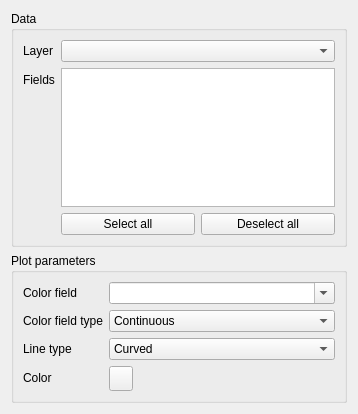
<?xml version="1.0" encoding="UTF-8"?>
<ui version="4.0">
 <class>Form</class>
 <widget class="QWidget" name="Form">
  <property name="geometry">
   <rect>
    <x>0</x>
    <y>0</y>
    <width>358</width>
    <height>414</height>
   </rect>
  </property>
  <property name="sizePolicy">
   <sizepolicy hsizetype="Preferred" vsizetype="Preferred">
    <horstretch>0</horstretch>
    <verstretch>0</verstretch>
   </sizepolicy>
  </property>
  <property name="minimumSize">
   <size>
    <width>0</width>
    <height>414</height>
   </size>
  </property>
  <property name="maximumSize">
   <size>
    <width>16777215</width>
    <height>414</height>
   </size>
  </property>
  <property name="windowTitle">
   <string>Form</string>
  </property>
  <layout class="QVBoxLayout" name="verticalLayout">
   <item>
    <widget class="QGroupBox" name="plot_data_box_2">
     <property name="sizePolicy">
      <sizepolicy hsizetype="Preferred" vsizetype="Maximum">
       <horstretch>0</horstretch>
       <verstretch>0</verstretch>
      </sizepolicy>
     </property>
     <property name="title">
      <string>Data</string>
     </property>
     <layout class="QFormLayout" name="formLayout">
      <item row="0" column="0">
       <widget class="QLabel" name="label_2">
        <property name="text">
         <string>Layer</string>
        </property>
       </widget>
      </item>
      <item row="0" column="1">
       <widget class="QgsMapLayerComboBox" name="layer"/>
      </item>
      <item row="1" column="0">
       <widget class="QLabel" name="label_3">
        <property name="text">
         <string>Fields</string>
        </property>
       </widget>
      </item>
      <item row="1" column="1">
       <widget class="QListWidget" name="fields">
        <property name="sizePolicy">
         <sizepolicy hsizetype="Expanding" vsizetype="Preferred">
          <horstretch>0</horstretch>
          <verstretch>0</verstretch>
         </sizepolicy>
        </property>
        <property name="alternatingRowColors">
         <bool>true</bool>
        </property>
        <property name="selectionMode">
         <enum>QAbstractItemView::MultiSelection</enum>
        </property>
       </widget>
      </item>
      <item row="2" column="1">
       <layout class="QHBoxLayout" name="horizontalLayout">
        <item>
         <widget class="QPushButton" name="select_all_btn">
          <property name="text">
           <string>Select all</string>
          </property>
         </widget>
        </item>
        <item>
         <widget class="QPushButton" name="deselect_all_btn">
          <property name="text">
           <string>Deselect all</string>
          </property>
         </widget>
        </item>
       </layout>
      </item>
     </layout>
    </widget>
   </item>
   <item>
    <widget class="QgsCollapsibleGroupBox" name="parameter_box">
     <property name="title">
      <string>Plot parameters</string>
     </property>
     <layout class="QFormLayout" name="formLayout_2">
      <item row="0" column="0">
       <widget class="QLabel" name="label">
        <property name="text">
         <string>Color field</string>
        </property>
       </widget>
      </item>
      <item row="0" column="1">
       <widget class="QgsFieldComboBox" name="color_field">
        <property name="editable">
         <bool>true</bool>
        </property>
        <property name="placeholderText">
         <string/>
        </property>
        <property name="allowEmptyFieldName">
         <bool>true</bool>
        </property>
       </widget>
      </item>
      <item row="2" column="0">
       <widget class="QLabel" name="label_116">
        <property name="text">
         <string>Line type</string>
        </property>
       </widget>
      </item>
      <item row="2" column="1">
       <widget class="QComboBox" name="line_type">
        <item>
         <property name="text">
          <string>Curved</string>
         </property>
        </item>
        <item>
         <property name="text">
          <string>Straight</string>
         </property>
        </item>
       </widget>
      </item>
      <item row="1" column="0">
       <widget class="QLabel" name="label_4">
        <property name="text">
         <string>Color field type</string>
        </property>
       </widget>
      </item>
      <item row="1" column="1">
       <widget class="QComboBox" name="color_field_type">
        <item>
         <property name="text">
          <string>Continuous</string>
         </property>
        </item>
        <item>
         <property name="text">
          <string>Categorical</string>
         </property>
        </item>
       </widget>
      </item>
      <item row="3" column="0">
       <widget class="QLabel" name="label_5">
        <property name="text">
         <string>Color</string>
        </property>
       </widget>
      </item>
      <item row="3" column="1">
       <widget class="QgsColorButton" name="color">
        <property name="minimumSize">
         <size>
          <width>24</width>
          <height>25</height>
         </size>
        </property>
        <property name="color">
         <color>
          <red>38</red>
          <green>162</green>
          <blue>105</blue>
         </color>
        </property>
       </widget>
      </item>
     </layout>
    </widget>
   </item>
  </layout>
 </widget>
 <customwidgets>
  <customwidget>
   <class>QgsCollapsibleGroupBox</class>
   <extends>QGroupBox</extends>
   <header>qgscollapsiblegroupbox.h</header>
   <container>1</container>
  </customwidget>
  <customwidget>
   <class>QgsColorButton</class>
   <extends>QToolButton</extends>
   <header>qgscolorbutton.h</header>
   <container>1</container>
  </customwidget>
  <customwidget>
   <class>QgsFieldComboBox</class>
   <extends>QComboBox</extends>
   <header>qgsfieldcombobox.h</header>
  </customwidget>
  <customwidget>
   <class>QgsMapLayerComboBox</class>
   <extends>QComboBox</extends>
   <header>qgsmaplayercombobox.h</header>
  </customwidget>
 </customwidgets>
 <resources/>
 <connections/>
</ui>
